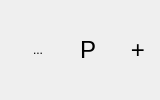
                <widget class="QWidget" name="widget_7" native="true">
                 <property name="minimumSize">
                  <size>
                   <width>160</width>
                   <height>0</height>
                  </size>
                 </property>
                 <property name="maximumSize">
                  <size>
                   <width>160</width>
                   <height>16777215</height>
                  </size>
                 </property>
                 <layout class="QHBoxLayout" name="horizontalLayout_10">
                  <property name="margin">
                   <number>0</number>
                  </property>
                  <item>
                   <spacer name="horizontalSpacer_5">
                    <property name="orientation">
                     <enum>Qt::Horizontal</enum>
                    </property>
                    <property name="sizeHint" stdset="0">
                     <size>
                      <width>0</width>
                      <height>20</height>
                     </size>
                    </property>
                   </spacer>
                  </item>
                  <item>
                   <widget class="QToolButton" name="toolButton">
                    <property name="minimumSize">
                     <size>
                      <width>44</width>
                      <height>0</height>
                     </size>
                    </property>
                    <property name="maximumSize">
                     <size>
                      <width>44</width>
                      <height>16777215</height>
                     </size>
                    </property>
                    <property name="text">
                     <string>...</string>
                    </property>
                    <property name="icon">
                     <iconset resource="icons.qrc">
                      <normaloff>:/icons/heart.png</normaloff>:/icons/heart.png</iconset>
                    </property>
                    <property name="iconSize">
                     <size>
                      <width>30</width>
                      <height>30</height>
                     </size>
                    </property>
                    <property name="autoRaise">
                     <bool>true</bool>
                    </property>
                   </widget>
                  </item>
                  <item>
                   <widget class="QToolButton" name="button_play">
                    <property name="minimumSize">
                     <size>
                      <width>44</width>
                      <height>0</height>
                     </size>
                    </property>
                    <property name="maximumSize">
                     <size>
                      <width>44</width>
                      <height>16777215</height>
                     </size>
                    </property>
                    <property name="font">
                     <font>
                      <pointsize>18</pointsize>
                     </font>
                    </property>
                    <property name="text">
                     <string>P</string>
                    </property>
                    <property name="icon">
                     <iconset resource="icons.qrc">
                      <normaloff>:/icons/media-play.png</normaloff>:/icons/media-play.png</iconset>
                    </property>
                    <property name="iconSize">
                     <size>
                      <width>30</width>
                      <height>30</height>
                     </size>
                    </property>
                    <property name="autoRaise">
                     <bool>true</bool>
                    </property>
                   </widget>
                  </item>
                  <item>
                   <widget class="QToolButton" name="button_more">
                    <property name="minimumSize">
                     <size>
                      <width>44</width>
                      <height>0</height>
                     </size>
                    </property>
                    <property name="maximumSize">
                     <size>
                      <width>44</width>
                      <height>16777215</height>
                     </size>
                    </property>
                    <property name="font">
                     <font>
                      <pointsize>18</pointsize>
                     </font>
                    </property>
                    <property name="text">
                     <string>+</string>
                    </property>
                    <property name="icon">
                     <iconset resource="icons.qrc">
                      <normaloff>:/icons/add.png</normaloff>:/icons/add.png</iconset>
                    </property>
                    <property name="iconSize">
                     <size>
                      <width>30</width>
                      <height>30</height>
                     </size>
                    </property>
                    <property name="autoRaise">
                     <bool>true</bool>
                    </property>
                   </widget>
                  </item>
                 </layout>
                </widget>
